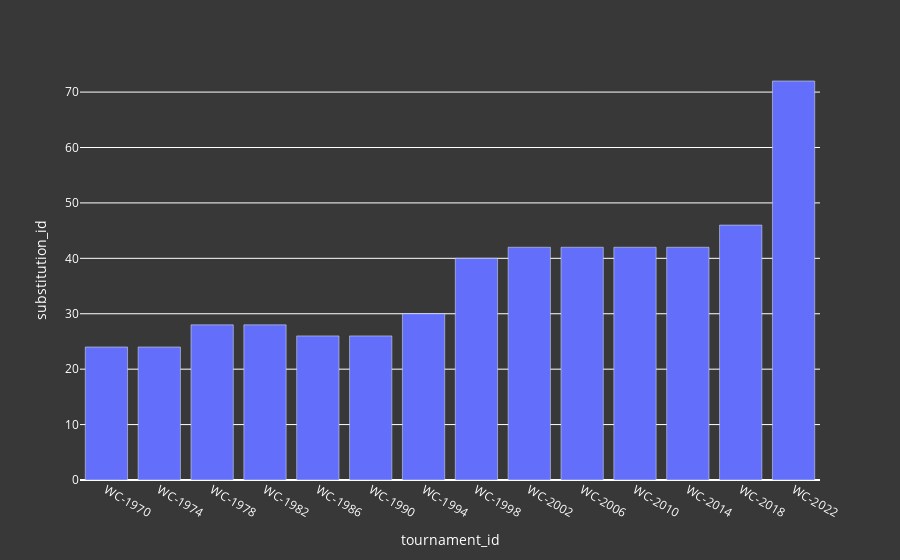

Notebook source saved alongside this figure:
### Code cell
fig = px.bar(team_max_substitute, x="tournament_id", y="substitution_id")
fig.update_layout(**layout_options)
fig.show()

### Figure 1 — Plotly figure (JSON) as saved in the notebook; plotly's stock layout.template omitted (floating-point values rounded to 4 significant figures)
{"data": [{"alignmentgroup": "True", "hovertemplate": "tournament_id=%{x}<br>substitution_id=%{y}<extra></extra>", "legendgroup": "", "marker": {"color": "#636efa", "pattern": {"shape": ""}}, "name": "", "offsetgroup": "", "orientation": "v", "showlegend": false, "textposition": "auto", "type": "bar", "x": ["WC-1970", "WC-1974", "WC-1978", "WC-1982", "WC-1986", "WC-1990", "WC-1994", "WC-1998", "WC-2002", "WC-2006", "WC-2010", "WC-2014", "WC-2018", "WC-2022"], "xaxis": "x", "y": [24, 24, 28, 28, 26, 26, 30, 40, 42, 42, 42, 42, 46, 72], "yaxis": "y"}], "layout": {"barmode": "relative", "legend": {"font": {"color": "white"}, "tracegroupgap": 0}, "margin": {"t": 60}, "paper_bgcolor": "#383838", "plot_bgcolor": "#383838", "title": {"font": {"color": "white"}}, "xaxis": {"anchor": "y", "color": "white", "domain": [0, 1], "title": {"text": "tournament_id"}}, "yaxis": {"anchor": "x", "color": "white", "domain": [0, 1], "title": {"text": "substitution_id"}}}}
